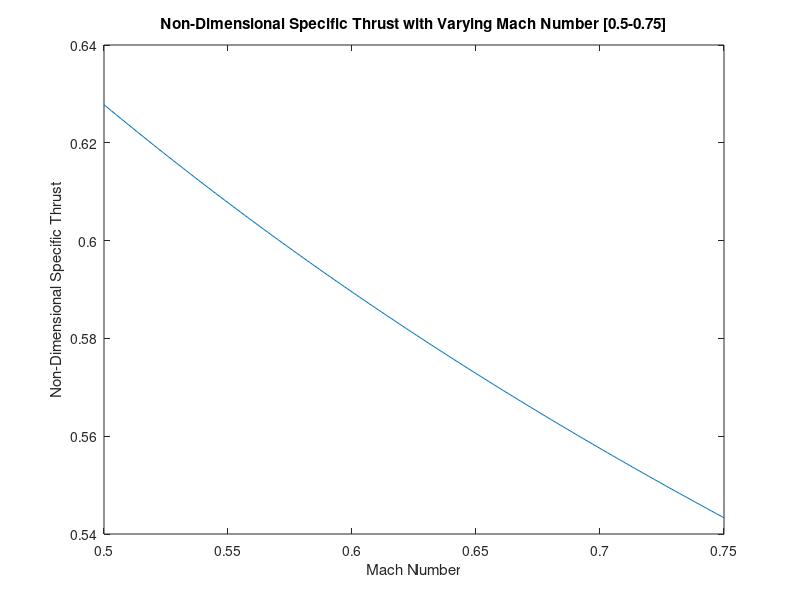
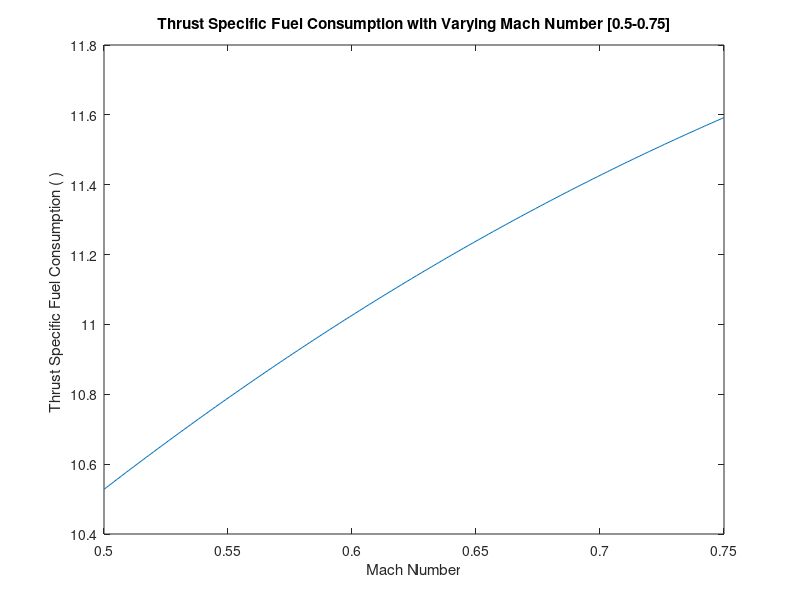
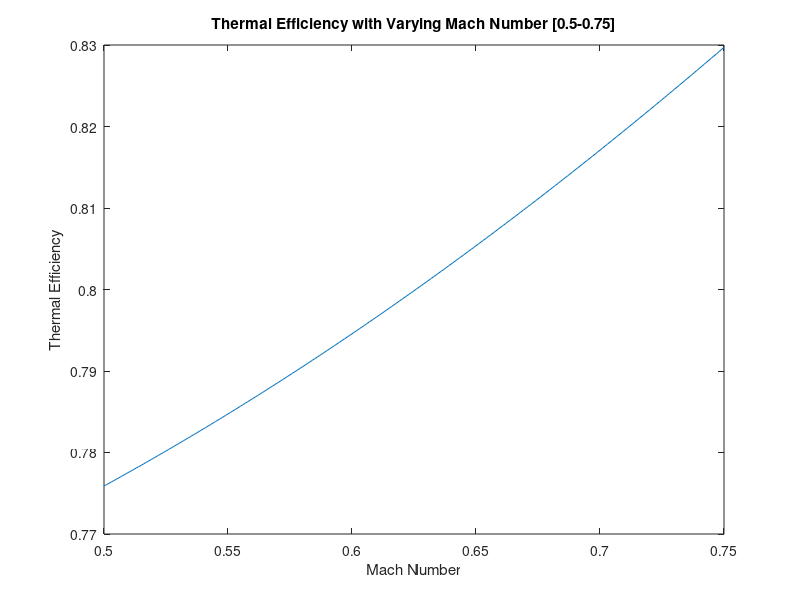
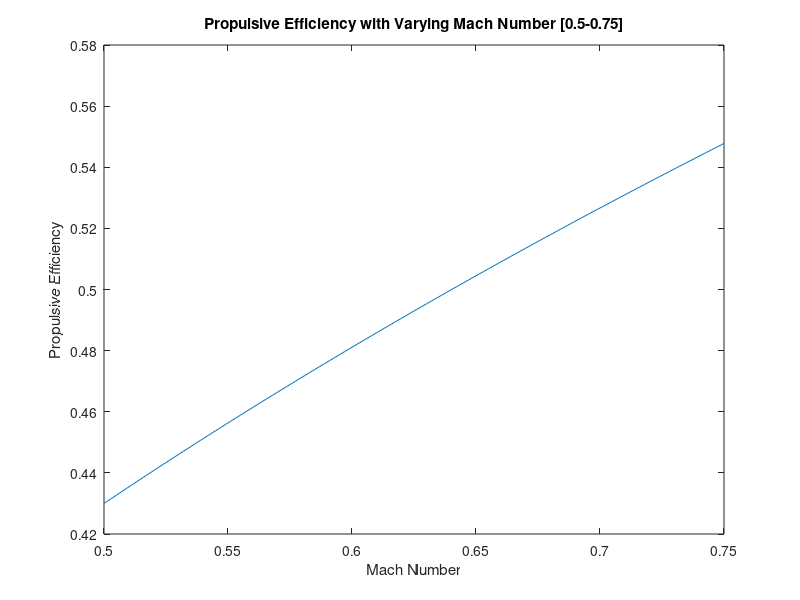

Write the MATLAB code that produced these figures, in order.
clear all
clc

step = 0.001;
Mo = 0.5:step:.75;
%Section 1 includes a varying Mach number

R=287;
g=9.81;
%from
h=10e3; %Km
Tsl= 288.15;
Psl=101.3;
%we get
To=288.15-0.0065*(11000);
Po=Psl*(To/Tsl)^(g/(R*0.0065)); %kPa
QR=42000000; %j/kg
cpc=1004;
cph=1156 ;
cpAB=1423; %j/kgK
gamma1=1.4;
gamma2=1.33;
gamma3=1.3;
tauL=7;
%%%%%%%%%%%%%%%%%%%
%perfectly expanded
P9=Po;
i = 1;


%pre allocation of memoroy for the graphs this section will generate. 

NDST = zeros(1,length(Mo));
TSFC = zeros(1,length(Mo));
ettaTH = zeros(1,length(Mo));
ettaP = zeros(1,length(Mo));


while i<length(Mo)+1

ao=sqrt(gamma1*R*To);
vo=Mo(i)*ao;
piD=.98;
ec=.9;
piB= 0.95;
ettaB=0.98;
et=0.9;
ettaM=0.98;
piN=0.9;

alpha=10;
piF=1.6;
ef=0.9;
piFN=0.9;


Pto= Po*((1+((gamma1-1)*((Mo(i)^2)/2)))^(gamma1/(gamma1-1)));
Pt2=Pto*piD;
Tto=To*(1+(gamma1-1)*(Mo(i)^2)/2);
Tt2=Tto;
tauR=(Tto/To);

Pt13=Pt2*piF; 
Tt13= Tt2*piF^((gamma1-1)/(gamma1*ef)); 
Pt19=piFN*Pt13;
Tt19=Tt13;
T19=Tt19/1.2;
NPRfan=Pt13/Po;
%if NPRfan > 1.893 since gamma1 then M19=1 so
P19= Pt19/1.893;

piC= 30;

Pt2=piD*Pto;
Pt3=Pt2*piC;
tauC=piC^((gamma1-1)/(gamma1*ec));    
Tt3=Tt2*tauC;
Tt4=(cpc*To*tauL)/cph;
Pt4=Pt3*piB;


f=(tauL-tauC*tauR)/((QR*ettaB/(cpc*To))-tauL);

Tt5=Tt4-(cpc*(Tt3-Tt2)/(cph*ettaM*(1+f)));
tauT=(Tt5/Tt4);
piT=(tauT)^(gamma2/(gamma2-1)*et);
Pt5=Pt4*piT;
Pt7=Pt5;
Pt9=Pt7*piN;
Tt7=Tt5;
Tt9=Tt7;
M9=sqrt((2/(gamma2-1))*(((Pt9/P9)^((gamma2-1)/gamma2)-1)));
T9=Tt9/(1+(gamma2-1)*M9^2/2);
a9=sqrt(gamma2*T9*R);
v9=M9*a9;


a19=sqrt(R*gamma1*T19);
v19=a19;
v19eff= v19+(P19-Po)*R*T19/P19/v19;
v9eff= v9+(a9^2)*(1-(Po/P9))/(gamma2*v9);


NDST(i) = ((alpha*v19eff-alpha*vo)+((1+f)*v9eff-vo))/((1+alpha)*ao);
TSFC(i) = (f*10^6)/((1+alpha)*ao)/NDST(i); 
ettaTH(i) =(alpha*(v19eff^2)+(1+f)*(v9eff^2)-(1+alpha)*(vo^2))/(2*f*QR);
ettaP(i) = 2*((alpha*(v19eff-vo))+((1+f)*v9eff-vo))*vo/((alpha*(v19eff^2))+(1+f)*(v9eff^2)-(1+alpha)*(vo^2));

i = i +1;
end

%generation of plots

plot(Mo,NDST);
xlabel('Mach Number')
ylabel('Non-Dimensional Specific Thrust')
title('Non-Dimensional Specific Thrust with Varying Mach Number [0.5-0.75]')

figure;
plot(Mo,TSFC);
xlabel('Mach Number')
ylabel('Thrust Specific Fuel Consumption ( ) ')
title('Thrust Specific Fuel Consumption with Varying Mach Number [0.5-0.75]')

figure;
plot(Mo,ettaTH);
xlabel('Mach Number')
ylabel('Thermal Efficiency')
title('Thermal Efficiency with Varying Mach Number [0.5-0.75]')

figure;
plot(Mo,ettaP);
xlabel('Mach Number')
ylabel('Propulsive Efficiency')
title('Propulsive Efficiency with Varying Mach Number [0.5-0.75]')

